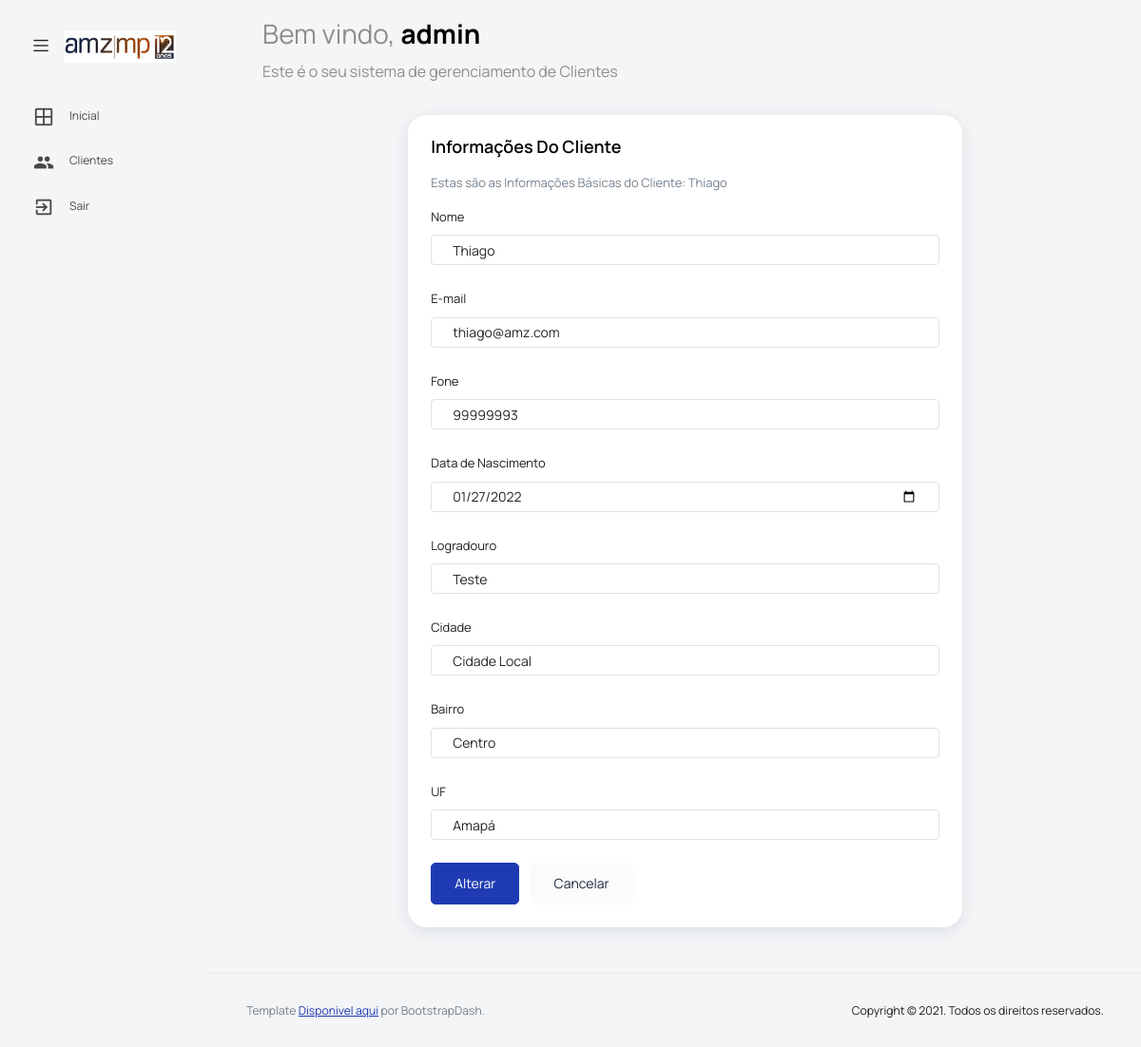
Page /template/alterarCliente.php?id=2 (signed in) on the committed database.
### tables this page shows
CREATE TABLE `client` (
  `id` int(11) NOT NULL,
  `nome` varchar(150) NOT NULL,
  `email` varchar(150) NOT NULL,
  `fone` varchar(20) NOT NULL,
  `dataNasc` date NOT NULL,
  `logradouro` varchar(200) NOT NULL,
  `cidade` varchar(50) NOT NULL,
  `bairro` varchar(20) NOT NULL,
  `uf` varchar(20) NOT NULL
);

### template/class/Funcoes.class.php (called while the page is built, shortened)
<?php
abstract class Lista
{
	static function Cliente($id){
		try {
			$pdo = BancoDados::conectar();
			$cliente = $pdo->prepare('SELECT * FROM client WHERE id = :id');
            $cliente->bindValue(':id',$id);
			$cliente->execute();
			$cliente = $cliente->fetch(PDO::FETCH_OBJ);
			return $cliente;
		} catch (PDOException $e) {
			echo "Error: ".$e->getMessage();
		}
	}
}
?>

### template/alterarCliente.php (the view, shortened to what this page needs)
<?php
  require_once 'class/Funcoes.class.php';
  $cliente = Lista::Cliente($_GET['id']);
?>
<!DOCTYPE html>
<html lang="en">
  <head>
    <link rel="stylesheet" href="vendors/feather/feather.css" />
    <link rel="stylesheet" href="vendors/mdi/css/materialdesignicons.min.css" />
    <link rel="stylesheet" href="vendors/ti-icons/css/themify-icons.css" />
    <link rel="stylesheet" href="vendors/typicons/typicons.css" />
    <link
      rel="stylesheet"
      href="vendors/simple-line-icons/css/simple-line-icons.css"
    />
    <link rel="stylesheet" href="vendors/css/vendor.bundle.base.css" />
    <link
      rel="stylesheet"
      href="vendors/datatables.net-bs4/dataTables.bootstrap4.css"
    />
    <link rel="stylesheet" href="js/select.dataTables.min.css" />
    <link rel="stylesheet" href="css/vertical-layout-light/style.css" />
  </head>
  <body>
    <div class="container-scroller">
      <nav
        class="navbar default-layout col-lg-12 col-12 p-0 fixed-top d-flex align-items-top flex-row"
      >
        <div
          class="text-center navbar-brand-wrapper d-flex align-items-center justify-content-start"
        >
          <div class="me-3">
            <button
              class="navbar-toggler navbar-toggler align-self-center"
              type="button"
              data-bs-toggle="minimize"
            >
              <span class="icon-menu"></span>
            </button>
          </div>
          <div>
            <a class="navbar-brand brand-logo" href="index.php">
              <img src="images/logo.jpg" alt="logo" />
            </a>
          </div>
        </div>
        <div class="navbar-menu-wrapper d-flex align-items-top">
          <ul class="navbar-nav">
            <li class="nav-item font-weight-semibold d-none d-lg-block ms-0">
              <h1 class="welcome-text">
                Bem vindo, <span class="text-black fw-bold"><?php echo $_SESSION['Name']; ?></span>
              </h1>
              <h3 class="welcome-sub-text">
                Este é o seu sistema de gerenciamento de Clientes
              </h3>
            </li>
          </ul>
        </div>
      </nav>
      <div class="container-fluid page-body-wrapper">
        <nav class="sidebar sidebar-offcanvas" id="sidebar">
          <ul class="nav">
            <li class="nav-item">
              <a class="nav-link" href="index.php">
                <i class="mdi mdi-grid-large menu-icon"></i>
                <span class="menu-title">Inicial</span>
              </a>
            </li>
            <li class="nav-item">
              <a class="nav-link" href="clientes.php">
                <i class="menu-icon mdi mdi-account-multiple"></i>
                <span class="menu-title">Clientes</span>
              </a>
            </li>
            <li class="nav-item">
            <a class="nav-link" href="../doLogout.php">
              <i class="menu-icon mdi mdi-exit-to-app"></i>
              <span class="menu-title">Sair</span>
            </a>
          </li>
          </ul>
        </nav>
        <div class="main-panel">
          <div class="content-wrapper">
            <div class="row">
              <div class="col-2"></div>
              <div class="col-8 grid-margin stretch-card">
                <div class="card">
                  <div class="card-body">
                    <h4 class="card-title">Informações do Cliente</h4>
                    <p class="card-description">
                      Estas são as Informações Básicas do Cliente: <?php echo $cliente->nome; ?>
                    </p>
                    <form class="forms-sample" action="class/controle.php" method="POST">
                      <div class="form-group">
                        <label for="nome">Nome</label>
                        <input type="text" class="form-control" value="<?php echo $cliente->nome; ?>" name="nome" id="nome" placeholder="Nome">
                      </div>
                      <div class="form-group">
                        <label for="email">E-mail</label>
                        <input type="email" class="form-control" value="<?php echo $cliente->email; ?>" id="email" name="email" placeholder="E-mail">
                      </div>
                      <div class="form-group">
                        <label for="fone">Fone</label>
                        <input type="text" class="form-control" value="<?php echo $cliente->fone; ?>" id="fone" name="fone" placeholder="Fone">
                      </div>
                      <div class="form-group">
                        <label for="data">Data de Nascimento</label>
                        <input type="date" class="form-control" id="data" value="<?php echo $cliente->dataNasc;?>" name="data" >
                      </div>
                      <div class="form-group">
                        <label for="Logradouro">Logradouro</label>
                        <input type="text" class="form-control" value="<?php echo $cliente->logradouro;?>" name="logradouro" id="Logradouro" placeholder="Logradouro">
                      </div>
                      <div class="form-group">
                        <label for="cidade">Cidade</label>
                        <input type="text" class="form-control" value="<?php echo $cliente->cidade;?>" name="cidade" id="cidade" placeholder="Cidade">
                      </div>
                      <div class="form-group">
                        <label for="bairro">Bairro</label>
                        <input type="text" class="form-control" value="<?php echo $cliente->bairro;?>" name="bairro" id="bairro" placeholder="Bairro">
                      </div>
                      <div class="form-group">
                        <label for="UF">UF</label>
                        <input type="text" class="form-control" value="<?php echo $cliente->uf;?>" name="uf" id="UF" placeholder="UF">
                      </div>
                      <button type="submit" class="btn btn-primary me-2">Alterar</button>
                      <a href="clientes.php" class="btn btn-light">Cancelar</a>
                    </form>
                  </div>
                </div>
              </div>
              <div class="col-2"></div>
            </div>
          </div>
          <footer class="footer">
            <div
              class="d-sm-flex justify-content-center justify-content-sm-between"
            >
              <span
                class="text-muted text-center text-sm-left d-block d-sm-inline-block"
                >Template
                <a
                  href="https://github.com/BootstrapDash/star-admin2-free-admin-template"
                  target="_blank"
                  >Disponivel aqui</a
                >
                por BootstrapDash.</span
              >
              <span
                class="float-none float-sm-right d-block mt-1 mt-sm-0 text-center"
                >Copyright © 2021. Todos os direitos reservados.</span
              >
            </div>
          </footer>
        </div>
      </div>
    </div>
  </body>
</html>

### rows in the picture
client: nome "Thiago", email "thiago@amz.com", fone "99999993", data "01/27/2022", logradouro "Teste", cidade "Cidade Local", bairro "Centro", uf "Amapá"

### other values in the picture
$_SESSION['Name'] "admin"
